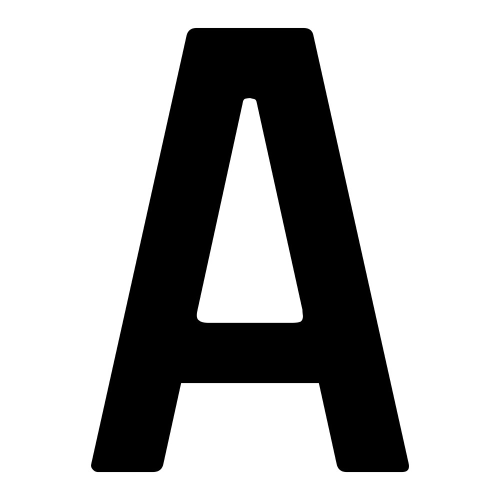
#> input picture train_pics/a/A.jpg, 1000 x 1000 px (shown at 1/2 size); its folder holds only this picture in this run
$ python main.py   (older library calls are emulated)
#> lines starting #> are read from the running program, lines starting #| are printed output that depends on the picture
#This is the sample code of discrere hopfield network

import numpy as np
import random
from PIL import Image
import os
import re
from numpy.core.arrayprint import printoptions

#Convierte la matriz a vector
def mat2vec(x):
    m = x.shape[0]*x.shape[1]
    tmp1 = np.zeros(m)

    c = 0
    for i in range(x.shape[0]):
        for j in range(x.shape[1]):
            tmp1[c] = x[i,j]
            c +=1
    return tmp1


    ##Crea el peso de la matriz para una imagen
def create_W(x):
    if len(x.shape) != 1:
        print ("La entrada no es  un vector")
        return
    else:
        w = np.zeros([len(x),len(x)])
        for i in range(len(x)):
            for j in range(i,len(x)):
                if i == j:
                    w[i,j] = 0
                else:
                    w[i,j] = x[i]*x[j]
                    w[j,i] = w[i,j]
    return w


#Lee la imagen y lo convierte en un array de valores 1,-1
def readImg2array(file,size, threshold= 145):
#> called with file = 'train_pics/a/A.jpg', size = (100, 100), threshold = 60
    pilIN = Image.open(file).convert(mode="L")
    pilIN= pilIN.resize(size)
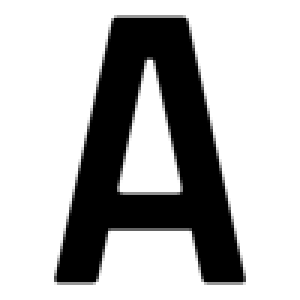
#> pilIN: PIL image 100x100 L (shown 3 times larger); min 0, max 255, mean 182.7
    imgArray = np.asarray(pilIN,dtype=np.uint8)
    x = np.zeros(imgArray.shape,dtype=np.float)
    x[imgArray > threshold] = 1
    x[x==0] = -1
    return x

#Convierte Numpy array a una imagen Jpeg
def array2img(data, outFile = None):

    #convierte datos 255 a 1 y los 0 a -1 en una matriz
    y = np.zeros(data.shape,dtype=np.uint8)
    y[data==1] = 255
    y[data==-1] = 0
    img = Image.fromarray(y,mode="L")
    if outFile is not None:
        img.save(outFile)
    return img


#Actualiza
def update(w,y_vec,theta=0.5,time=100):
    for s in range(time):
        m = len(y_vec)
        i = random.randint(0,m-1)
        u = np.dot(w[i][:],y_vec) - theta

        if u > 0:
            y_vec[i] = 1
        elif u < 0:
            y_vec[i] = -1

    return y_vec


#Entrenamiento y ajustes iniciales.
def hopfield(train_files, test_files,theta=0.5, time=1000, size=(100,100),threshold=60, current_path=None):

    #lee la imagen y es convertirla en una matriz Numpy
    print("--------------------------------------------------------------------")
    print ("Importacion de imagenes y creacion de matriz de peso para la ruta :")

    #num_files is the number of files
    num_files = 0
    for path in train_files:
        print (path)
        x = readImg2array(file=path,size=size,threshold=threshold)
        x_vec = mat2vec(x)
        print (len(x_vec))
        if num_files == 0:
            w = create_W(x_vec)
            num_files = 1
        else:
            tmp_w = create_W(x_vec)
            w = w + tmp_w
            num_files +=1

    print ("Los pesos de la matriz estan listos")


    #Importa los datos de testeo
    counter = 0
    for path in test_files:
        y = readImg2array(file=path,size=size,threshold=threshold)
        oshape = y.shape
        y_img = array2img(y)
        y_img.show()
        print ("--------------------------------------------------------------------")
        print ("Importando los datos a probar...")

        y_vec = mat2vec(y)
        print ("Actualizando...")
        y_vec_after = update(w=w,y_vec=y_vec,theta=theta,time=time)
        y_vec_after = y_vec_after.reshape(oshape)
        if current_path is not None:
            outfile = current_path+"/after_"+str(counter)+".jpeg"
            after_img = array2img(y_vec_after,outFile=None)
            after_img.show()
            print("Imagen impresa")
        else:
            print("Imagen sin imprimir")
        counter +=1


#Main
#First, you can create a list of input file path
current_path = os.getcwd()
train_paths = []
path = current_path+"/train_pics/a/"
for i in os.listdir(path):
    if re.match(r'[0-9a-zA-Z-]*.jp[e]*g',i):
        train_paths.append(path+i)

#Second, you can create a list of sungallses file path
test_paths = []
path = current_path+"/test_pics/a/"
for i in os.listdir(path):
    if re.match(r'[0-9a-zA-Z-_]*.jp[e]*g',i):
        test_paths.append(path+i)

#> (the run stopped early here; a loop or call above may not have finished)
